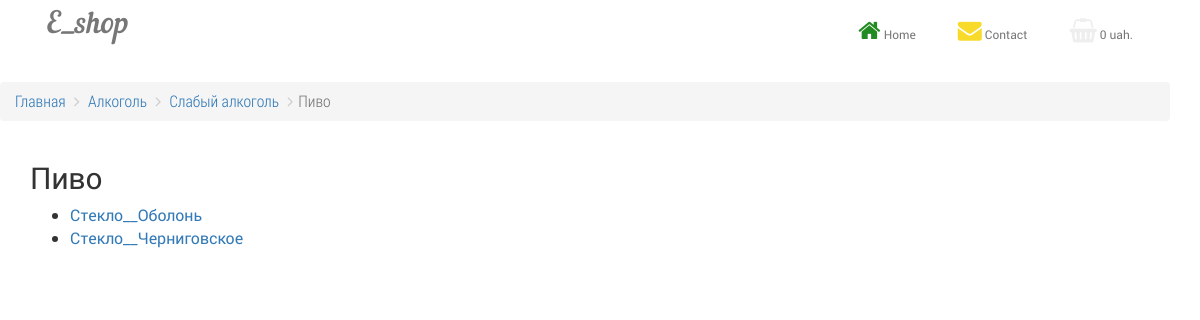
The app's page /category/pivo/ with its own data.
### goods/models.py (models this page shows, shortened)
class Category(MPTTModel):
    name = models.CharField(max_length=100, help_text='Введите название категории',
                            verbose_name='Категория товара', unique=True)
    slug = models.SlugField(blank=True)
    parent = TreeForeignKey('self', verbose_name='Родительская категория', blank=True,
                            null=True, related_name='children', on_delete=models.CASCADE)
    level = models.IntegerField(default=0, db_index=True)
    description = models.TextField(verbose_name='Описание категории', blank=True)
    image = models.ImageField(verbose_name='Фото категории', blank=True, upload_to='category_img')
    def get_absolute_url(self):
        return reverse('category_detail', kwargs={"slug": self.slug})
    class Meta:
        verbose_name = 'Категория'
        verbose_name_plural = 'категории'
    class MPTTMeta:
        order_insertion_by = ['name']

class Product(models.Model):
    category = models.ForeignKey(Category, verbose_name='Категория товара', db_index=True)
    brand = models.ForeignKey(Brand, db_index=True)
    name = models.CharField(max_length=100,  verbose_name='Название товара')
    description = models.TextField(verbose_name='Описание товара', blank=True)
    price = models.DecimalField(blank=True, max_digits=10, decimal_places=2)
    measurement = models.CharField(max_length=10, choices=CHOICE_MEASUREMENT, default='pcs', verbose_name='измерение')
    value = models.FloatField(default=0, verbose_name='зачение')
    is_available = models.BooleanField(default=False)
    created = models.DateTimeField(auto_now_add=True, auto_now=False, editable=False)
    objects = ProductManager()
    class Meta:
        verbose_name = 'Товар'
        verbose_name_plural = 'товары'
        ordering = ['name']
    def get_absolute_url(self):
        return reverse('product_detail', kwargs={"pk": self.pk})

class Brand(models.Model):
    name = models.CharField(max_length=100, verbose_name='Бренд производителя', unique=True)
    slug = models.SlugField(blank=True)
    class Meta:
        verbose_name = 'Бренд'
        verbose_name_plural = 'Бренды'
        ordering = ['name']

### goods/views.py (the view)
# urls.py: url(r'^category/(?P<slug>[-\w]+)/$', views.CategoryDetail.as_view(), name='category_detail'),
class CategoryDetail(DetailView):
    model = Category
    template_name = 'goods/category_detail.html'
    context_object_name = 'nodes'
    def get_context_data(self, *args, **kwargs):
        context = super(CategoryDetail, self).get_context_data(*args, **kwargs)
        obj = self.get_object()
        product_set = obj.product_set.all()
        context["products"] = product_set
        return context

### cart/cart.py (called while the page is built)
    def __len__(self):
        return sum(item['quantity'] for item in self.cart.values())

### cart/context_processors.py (called while the page is built)
def cart(request):
    return {'cart': Cart(request)}

### goods/models.py (called while the page is built)
    def active(self):
        return self.filter(is_available=True)

    def get_queryset(self):
        return ProductQuerySet(self.model, using=self._db)

    def all(self, *args, **kwargs):
        return self.get_queryset().active()

### goods/templates/goods/category_detail.html (shortened to what this page needs)
{% extends 'base.html' %}
{%load staticfiles%}
{% load mptt_tags %}
{% block breadcrumb %}
<div class="container ">
	<ol class="breadcrumb">
		<li><a href="{% url 'home' %} ">Главная</a></li>
		{% for crumb in nodes.get_ancestors %}
			<li>
				<a href="{{ crumb.get_absolute_url }}" alt="">
					{{crumb.name}}
				</a>
			</li>
		{% endfor %}
		<li class="active">{{nodes.name}}</li>
	</ol>
</div>
{% endblock breadcrumb %}
{% block content %}
	<h2>{{nodes.name}}</h2>
		<ul class="children">
		{% for children in nodes.get_children %}
			<li>
				<a href="{{ children.get_absolute_url }}" alt="">
					{{children.name}}
					{% if not children.is_leaf_node %}
						<ul class="children">
							{% for child in children.get_children %}
								<li>
									<a href="{{ child.get_absolute_url }}" alt="">
										{{child.name}}
									</a>
								</li>
							{% endfor %}
						</ul>
					{% endif %}
				</a>
			</li>
		{% empty %}
			{%for pr in products %}
				<li>
				<a href=" {{ pr.get_absolute_url }} " alt="">
				{{pr.name}}__{{pr.brand.name}}
				</a></li>
			{%endfor%}
		</ul>
		{% endfor %}
{% endblock content %}

### static/css/style.css (style rules this page uses)
body { font-family: "RobotoRegular", sans-serif; font-size: 16px; }
.breadcrumb > li + li::before { content: "\f105"; font-family: 'FontAwesome' }
.cart-items ul, ol { margin-left: -30px; font-family: "RobotoCondensedLight"; }

### records on screen
Category: name "Алкоголь"
Category: name "Слабый алкоголь"
Category: name "Пиво"
Product: name "Стекло", brand.name "Оболонь"
Product: name "Стекло", brand.name "Черниговское"
